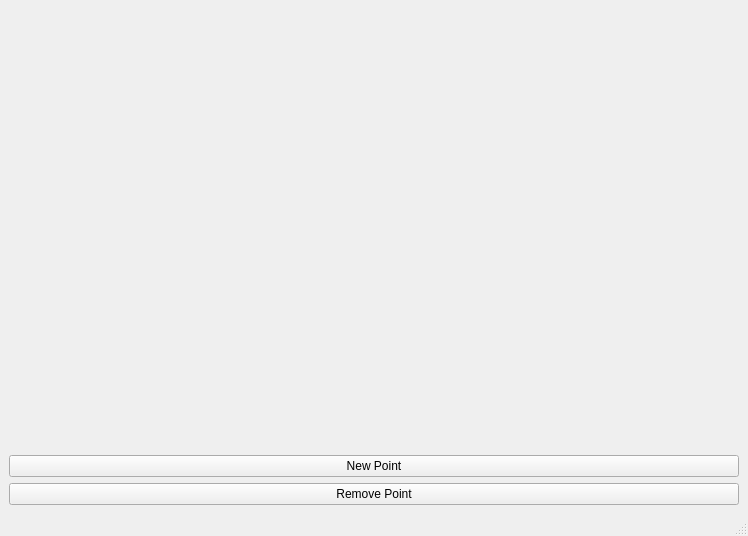
<?xml version="1.0" encoding="UTF-8"?>
<ui version="4.0">
 <class>MainWindow</class>
 <widget class="QMainWindow" name="MainWindow">
  <property name="geometry">
   <rect>
    <x>0</x>
    <y>0</y>
    <width>748</width>
    <height>536</height>
   </rect>
  </property>
  <property name="windowTitle">
   <string>Bounce Game</string>
  </property>
  <widget class="QWidget" name="centralwidget">
   <layout class="QVBoxLayout" name="verticalLayout">
    <item>
     <widget class="QWidget" name="canvas" native="true"/>
    </item>
    <item>
     <widget class="QPushButton" name="button_new">
      <property name="sizePolicy">
       <sizepolicy hsizetype="Preferred" vsizetype="Fixed">
        <horstretch>0</horstretch>
        <verstretch>0</verstretch>
       </sizepolicy>
      </property>
      <property name="text">
       <string>New Point</string>
      </property>
     </widget>
    </item>
    <item>
     <widget class="QPushButton" name="button_remove">
      <property name="sizePolicy">
       <sizepolicy hsizetype="Preferred" vsizetype="Fixed">
        <horstretch>0</horstretch>
        <verstretch>0</verstretch>
       </sizepolicy>
      </property>
      <property name="text">
       <string>Remove Point</string>
      </property>
     </widget>
    </item>
   </layout>
  </widget>
  <widget class="QMenuBar" name="menubar">
   <property name="geometry">
    <rect>
     <x>0</x>
     <y>0</y>
     <width>748</width>
     <height>30</height>
    </rect>
   </property>
  </widget>
  <widget class="QStatusBar" name="statusbar"/>
 </widget>
 <resources/>
 <connections/>
</ui>
